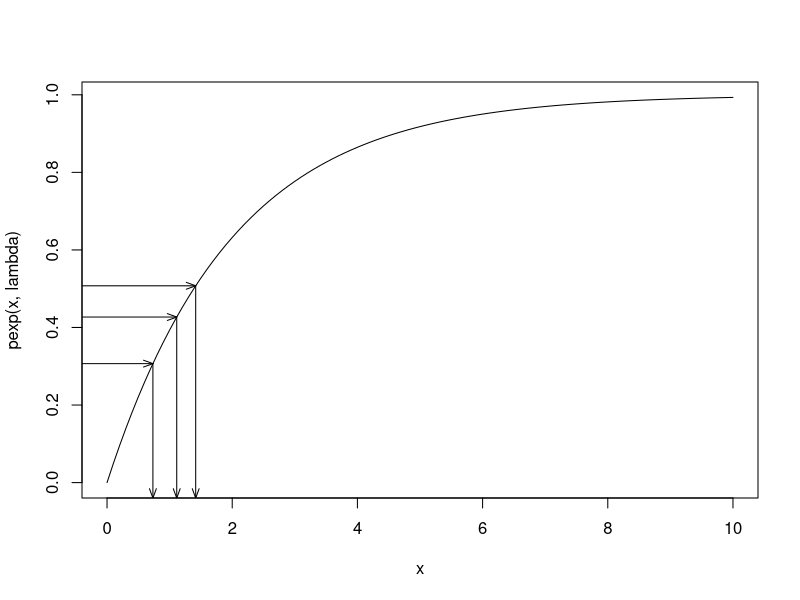

Reproduce this figure in R.
x <- seq(0, 10, length = 101) ; lambda <- 0.5
set.seed(10) ; u <- runif(3) ; r.x <- qexp(u, lambda)
plot(x, pexp(x, lambda), type = 'l', xlim = c(0, 10))
for(i in 1 : 3){
  arrows(-1, u[i], r.x[i], u[i], code = 2,
    length = 0.1, angle = 20)
  arrows(r.x[i], u[i], r.x[i], -0.04, code = 2,
    length = 0.1, angle = 20)
}
